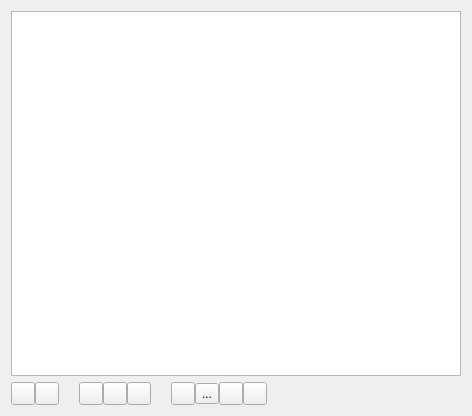
<?xml version="1.0" encoding="UTF-8"?>
<ui version="4.0">
 <class>TextColorizerWidget</class>
 <widget class="QWidget" name="TextColorizerWidget">
  <property name="geometry">
   <rect>
    <x>0</x>
    <y>0</y>
    <width>472</width>
    <height>416</height>
   </rect>
  </property>
  <property name="focusPolicy">
   <enum>Qt::TabFocus</enum>
  </property>
  <property name="windowTitle">
   <string>Text Colorizer</string>
  </property>
  <layout class="QGridLayout" name="gridLayout_2">
   <item row="0" column="0" colspan="4">
    <widget class="QTableWidget" name="items">
     <property name="focusPolicy">
      <enum>Qt::StrongFocus</enum>
     </property>
     <attribute name="horizontalHeaderVisible">
      <bool>false</bool>
     </attribute>
     <attribute name="horizontalHeaderMinimumSectionSize">
      <number>10</number>
     </attribute>
     <attribute name="verticalHeaderVisible">
      <bool>true</bool>
     </attribute>
     <attribute name="verticalHeaderDefaultSectionSize">
      <number>22</number>
     </attribute>
     <attribute name="verticalHeaderMinimumSectionSize">
      <number>22</number>
     </attribute>
    </widget>
   </item>
   <item row="1" column="0" colspan="4">
    <layout class="QHBoxLayout" name="horizontalLayout">
     <property name="spacing">
      <number>0</number>
     </property>
     <item>
      <widget class="QToolButton" name="add">
       <property name="focusPolicy">
        <enum>Qt::NoFocus</enum>
       </property>
       <property name="toolTip">
        <string>Add new row</string>
       </property>
       <property name="text">
        <string/>
       </property>
       <property name="icon">
        <iconset resource="../default.qrc">
         <normaloff>:/assets/icons/icons8-add-row-16.png</normaloff>:/assets/icons/icons8-add-row-16.png</iconset>
       </property>
      </widget>
     </item>
     <item>
      <widget class="QToolButton" name="remove">
       <property name="focusPolicy">
        <enum>Qt::NoFocus</enum>
       </property>
       <property name="toolTip">
        <string>Remove current row</string>
       </property>
       <property name="toolTipDuration">
        <number>0</number>
       </property>
       <property name="text">
        <string/>
       </property>
       <property name="icon">
        <iconset resource="../default.qrc">
         <normaloff>:/assets/icons/icons8-delete-row-16.png</normaloff>:/assets/icons/icons8-delete-row-16.png</iconset>
       </property>
      </widget>
     </item>
     <item>
      <spacer name="horizontalSpacer_3">
       <property name="orientation">
        <enum>Qt::Horizontal</enum>
       </property>
       <property name="sizeType">
        <enum>QSizePolicy::Fixed</enum>
       </property>
       <property name="sizeHint" stdset="0">
        <size>
         <width>20</width>
         <height>20</height>
        </size>
       </property>
      </spacer>
     </item>
     <item>
      <widget class="QToolButton" name="regex">
       <property name="toolTip">
        <string>Use Regular Expression</string>
       </property>
       <property name="toolTipDuration">
        <number>0</number>
       </property>
       <property name="text">
        <string/>
       </property>
       <property name="icon">
        <iconset resource="../default.qrc">
         <normaloff>:/assets/icons/regex.svg</normaloff>:/assets/icons/regex.svg</iconset>
       </property>
       <property name="checkable">
        <bool>true</bool>
       </property>
      </widget>
     </item>
     <item>
      <widget class="QToolButton" name="caseSensitive">
       <property name="toolTip">
        <string>Case Sensitive</string>
       </property>
       <property name="toolTipDuration">
        <number>0</number>
       </property>
       <property name="text">
        <string/>
       </property>
       <property name="icon">
        <iconset resource="../default.qrc">
         <normaloff>:/assets/icons/case-sensitive.svg</normaloff>:/assets/icons/case-sensitive.svg</iconset>
       </property>
       <property name="checkable">
        <bool>true</bool>
       </property>
      </widget>
     </item>
     <item>
      <widget class="QToolButton" name="wholeWord">
       <property name="toolTip">
        <string>Whole word</string>
       </property>
       <property name="toolTipDuration">
        <number>0</number>
       </property>
       <property name="text">
        <string/>
       </property>
       <property name="icon">
        <iconset resource="../default.qrc">
         <normaloff>:/assets/icons/whole-word.svg</normaloff>:/assets/icons/whole-word.svg</iconset>
       </property>
       <property name="checkable">
        <bool>true</bool>
       </property>
      </widget>
     </item>
     <item>
      <spacer name="horizontalSpacer">
       <property name="orientation">
        <enum>Qt::Horizontal</enum>
       </property>
       <property name="sizeType">
        <enum>QSizePolicy::Fixed</enum>
       </property>
       <property name="sizeHint" stdset="0">
        <size>
         <width>20</width>
         <height>20</height>
        </size>
       </property>
      </spacer>
     </item>
     <item>
      <widget class="QToolButton" name="color">
       <property name="text">
        <string/>
       </property>
       <property name="icon">
        <iconset resource="../default.qrc">
         <normaloff>:/assets/icons/icons8-variation-40.png</normaloff>:/assets/icons/icons8-variation-40.png</iconset>
       </property>
       <property name="popupMode">
        <enum>QToolButton::InstantPopup</enum>
       </property>
      </widget>
     </item>
     <item>
      <widget class="QToolButton" name="wholeCell">
       <property name="toolTip">
        <string>Colorize whole cell</string>
       </property>
       <property name="toolTipDuration">
        <number>0</number>
       </property>
       <property name="text">
        <string>...</string>
       </property>
      </widget>
     </item>
     <item>
      <widget class="QToolButton" name="wholeRow">
       <property name="toolTip">
        <string>Colorize whole row</string>
       </property>
       <property name="toolTipDuration">
        <number>0</number>
       </property>
       <property name="text">
        <string/>
       </property>
       <property name="icon">
        <iconset resource="../default.qrc">
         <normaloff>:/assets/icons/icons8-horizontal-line-96.png</normaloff>:/assets/icons/icons8-horizontal-line-96.png</iconset>
       </property>
       <property name="checkable">
        <bool>true</bool>
       </property>
      </widget>
     </item>
     <item>
      <widget class="QToolButton" name="bold">
       <property name="focusPolicy">
        <enum>Qt::TabFocus</enum>
       </property>
       <property name="text">
        <string/>
       </property>
       <property name="icon">
        <iconset resource="../default.qrc">
         <normaloff>:/assets/icons/icons8-bold-30.png</normaloff>:/assets/icons/icons8-bold-30.png</iconset>
       </property>
       <property name="checkable">
        <bool>true</bool>
       </property>
       <property name="checked">
        <bool>false</bool>
       </property>
      </widget>
     </item>
     <item>
      <spacer name="horizontalSpacer_2">
       <property name="orientation">
        <enum>Qt::Horizontal</enum>
       </property>
       <property name="sizeHint" stdset="0">
        <size>
         <width>40</width>
         <height>20</height>
        </size>
       </property>
      </spacer>
     </item>
    </layout>
   </item>
  </layout>
 </widget>
 <resources>
  <include location="../default.qrc"/>
 </resources>
 <connections/>
</ui>
